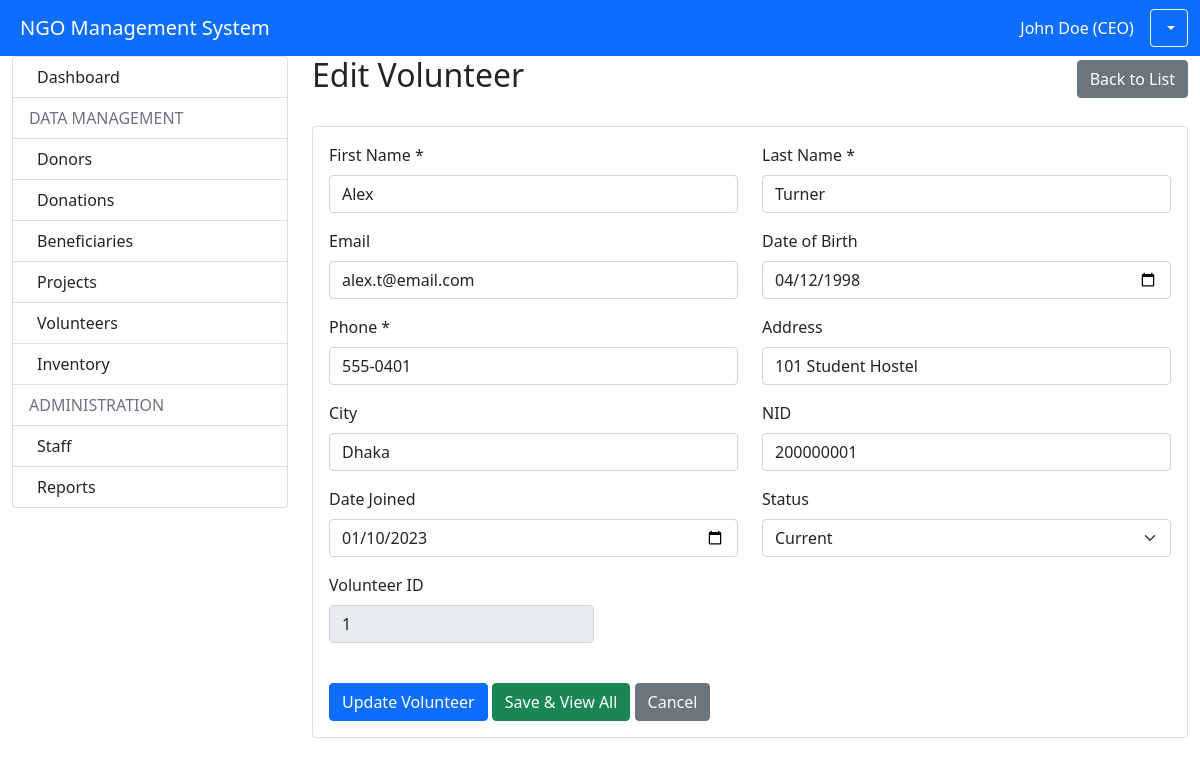
Screenshot of /modules/volunteers/manage.php?id=1 (signed in) with the database file from the repository.
### tables this page shows
CREATE TABLE `volunteer` (
  `volunteer_id` int(11) NOT NULL,
  `first_name` varchar(30) NOT NULL,
  `last_name` varchar(30) NOT NULL,
  `dob` date DEFAULT NULL,
  `email` varchar(30) NOT NULL,
  `phone` varchar(16) NOT NULL,
  `address` varchar(50) DEFAULT NULL,
  `city` varchar(20) DEFAULT NULL,
  `nid` int(11) DEFAULT NULL,
  `date_joined` date DEFAULT curdate(),
  `status` enum('Current','On-Leave','Quit') DEFAULT 'Current'
);

### modules/volunteers/manage.php (the view, shortened to what this page needs)
<?php
require_once '../../config.php';
$volunteer_id = $_GET['id'] ?? 0;
$volunteer = null;
if ($volunteer_id) {
    $stmt = $pdo->prepare("SELECT * FROM Volunteer WHERE volunteer_id = ?");
    $stmt->execute([$volunteer_id]);
    $volunteer = $stmt->fetch();
}
?>
<!DOCTYPE html>
<html lang="en">
<head>
    <link href="https://cdn.jsdelivr.net/npm/bootstrap@5.1.3/dist/css/bootstrap.min.css" rel="stylesheet">
</head>
<body>
<?php include '../../includes/header.php'; ?>
<div class="container-fluid">
    <div class="row">
        <div class="col-md-3">
            <?php include '../../includes/sidebar.php'; ?>
        </div>
        <div class="col-md-9">
            <div class="d-flex justify-content-between align-items-center mb-4">
                <h2><?= $volunteer_id ? 'Edit Volunteer' : 'Add New Volunteer' ?></h2>
                <a href="view.php" class="btn btn-secondary">Back to List</a>
            </div>
            <div class="card">
                <div class="card-body">
                    <form method="POST">
                        <div class="row">
                            <div class="col-md-6">
                                <label class="form-label">First Name *</label>
                                <input type="text" class="form-control" required
                                       name="first_name" value="<?= $volunteer['first_name'] ?? '' ?>">
                            </div>
                            <div class="col-md-6">
                                <label class="form-label">Last Name *</label>
                                <input type="text" class="form-control" required
                                       name="last_name" value="<?= $volunteer['last_name'] ?? '' ?>">
                            </div>
                        </div>
                        <div class="row mt-3">
                            <div class="col-md-6">
                                <label class="form-label">Email</label>
                                <input type="email" class="form-control"
                                       name="email" value="<?= $volunteer['email'] ?? '' ?>">
                            </div>
                            <div class="col-md-6">
                                <label class="form-label">Date of Birth</label>
                                <input type="date" class="form-control"
                                       name="dob" value="<?= $volunteer['dob'] ?? '' ?>">
                            </div>
                        </div>
                        <div class="row mt-3">
                            <div class="col-md-6">
                                <label class="form-label">Phone *</label>
                                <input type="text" class="form-control" required
                                       name="phone" value="<?= $volunteer['phone'] ?? '' ?>">
                            </div>
                            <div class="col-md-6">
                                <label class="form-label">Address</label>
                                <input type="text" class="form-control"
                                       name="address" value="<?= $volunteer['address'] ?? '' ?>">
                            </div>
                        </div>
                        <div class="row mt-3">
                            <div class="col-md-6">
                                <label class="form-label">City</label>
                                <input type="text" class="form-control"
                                       name="city" value="<?= $volunteer['city'] ?? '' ?>">
                            </div>
                            <div class="col-md-6">
                                <label class="form-label">NID</label>
                                <input type="text" class="form-control"
                                       name="nid" value="<?= $volunteer['nid'] ?? '' ?>">
                            </div>
                        </div>
                        <div class="row mt-3">
                            <div class="col-md-6">
                                <label class="form-label">Date Joined</label>
                                <input type="date" class="form-control"
                                       name="date_joined"
                                       value="<?= $volunteer['date_joined'] ?? date('Y-m-d') ?>">
                            </div>
                            <div class="col-md-6">
                                <label class="form-label">Status</label>
                                <select class="form-select" name="status">
                                    <option value="Current"   <?= ($volunteer['status'] ?? '') == 'Current' ? 'selected' : '' ?>>Current</option>
                                </select>
                            </div>
                        </div>
                            <?php if ($volunteer_id): ?>
                            <div class="row mt-3">
                                <div class="col-md-4">
                                    <div class="mb-3">
                                        <label class="form-label">Volunteer ID</label>
                                        <input type="text" class="form-control" value="<?php echo $volunteer_id; ?>" readonly>
                                    </div>
                                </div>
                            </div>
                            <?php endif; ?>
                            <div class="mt-4">
                                <button type="submit" name="save" class="btn btn-primary">
                                    <?php echo $volunteer_id ? 'Update' : 'Save'; ?> Volunteer
                                </button>
                                <button type="submit" name="save_and_view" class="btn btn-success">
                                    Save & View All
                                </button>
                                <a href="view.php" class="btn btn-secondary">Cancel</a>
                            </div>
                        </form>
                    </div>
                </div>
            </div>
        </div>
    </div>
</body>
</html>

### rows the page displays
volunteer: first_name "Alex", last_name "Turner", email "alex.t@email.com", dob "04/12/1998", phone "555-0401", address "101 Student Hostel", city "Dhaka", nid "200000001", date_joined "01/10/2023", status "Current"

### other values shown
$_SESSION['full_name'] "John Doe (CEO)"
